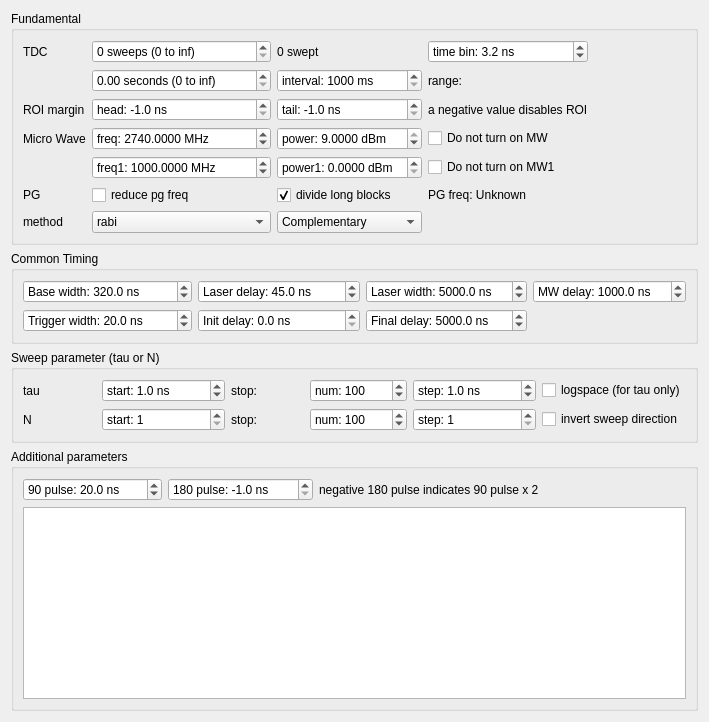
       <widget class="QWidget" name="mainTab">
        <attribute name="title">
         <string>Main</string>
        </attribute>
        <layout class="QVBoxLayout" name="verticalLayout">
         <item>
          <widget class="QGroupBox" name="groupBox_2">
           <property name="title">
            <string>Fundamental</string>
           </property>
           <layout class="QGridLayout" name="gridLayout_2">
            <item row="3" column="1">
             <widget class="QDoubleSpinBox" name="freqBox">
              <property name="sizePolicy">
               <sizepolicy hsizetype="MinimumExpanding" vsizetype="Fixed">
                <horstretch>0</horstretch>
                <verstretch>0</verstretch>
               </sizepolicy>
              </property>
              <property name="prefix">
               <string>freq: </string>
              </property>
              <property name="suffix">
               <string> MHz</string>
              </property>
              <property name="decimals">
               <number>4</number>
              </property>
              <property name="minimum">
               <double>1.000000000000000</double>
              </property>
              <property name="maximum">
               <double>3000.000000000000000</double>
              </property>
              <property name="singleStep">
               <double>100.000000000000000</double>
              </property>
              <property name="value">
               <double>2740.000000000000000</double>
              </property>
             </widget>
            </item>
            <item row="0" column="1">
             <widget class="QSpinBox" name="sweepsBox">
              <property name="enabled">
               <bool>true</bool>
              </property>
              <property name="sizePolicy">
               <sizepolicy hsizetype="MinimumExpanding" vsizetype="Fixed">
                <horstretch>0</horstretch>
                <verstretch>0</verstretch>
               </sizepolicy>
              </property>
              <property name="suffix">
               <string> sweeps (0 to inf)</string>
              </property>
              <property name="prefix">
               <string/>
              </property>
              <property name="minimum">
               <number>0</number>
              </property>
              <property name="maximum">
               <number>999999999</number>
              </property>
              <property name="value">
               <number>0</number>
              </property>
             </widget>
            </item>
            <item row="0" column="0">
             <widget class="QLabel" name="label">
              <property name="text">
               <string>TDC</string>
              </property>
             </widget>
            </item>
            <item row="6" column="1">
             <widget class="QComboBox" name="methodBox">
              <item>
               <property name="text">
                <string>rabi</string>
               </property>
              </item>
             </widget>
            </item>
            <item row="6" column="3">
             <widget class="QComboBox" name="partialBox">
              <property name="sizePolicy">
               <sizepolicy hsizetype="MinimumExpanding" vsizetype="Fixed">
                <horstretch>0</horstretch>
                <verstretch>0</verstretch>
               </sizepolicy>
              </property>
              <item>
               <property name="text">
                <string>Complementary</string>
               </property>
              </item>
              <item>
               <property name="text">
                <string>Pattern 0 only</string>
               </property>
              </item>
              <item>
               <property name="text">
                <string>Pattern 1 only</string>
               </property>
              </item>
             </widget>
            </item>
            <item row="1" column="3">
             <widget class="QSpinBox" name="intervalBox">
              <property name="sizePolicy">
               <sizepolicy hsizetype="MinimumExpanding" vsizetype="Preferred">
                <horstretch>0</horstretch>
                <verstretch>0</verstretch>
               </sizepolicy>
              </property>
              <property name="suffix">
               <string> ms</string>
              </property>
              <property name="prefix">
               <string>interval: </string>
              </property>
              <property name="minimum">
               <number>1000</number>
              </property>
              <property name="maximum">
               <number>999999999</number>
              </property>
              <property name="singleStep">
               <number>500</number>
              </property>
             </widget>
            </item>
            <item row="3" column="3">
             <widget class="QDoubleSpinBox" name="powerBox">
              <property name="sizePolicy">
               <sizepolicy hsizetype="MinimumExpanding" vsizetype="Fixed">
                <horstretch>0</horstretch>
                <verstretch>0</verstretch>
               </sizepolicy>
              </property>
              <property name="prefix">
               <string>power: </string>
              </property>
              <property name="suffix">
               <string> dBm</string>
              </property>
              <property name="decimals">
               <number>4</number>
              </property>
              <property name="minimum">
               <double>-65.000000000000000</double>
              </property>
              <property name="maximum">
               <double>9.000000000000000</double>
              </property>
              <property name="value">
               <double>9.000000000000000</double>
              </property>
             </widget>
            </item>
            <item row="0" column="7">
             <spacer name="horizontalSpacer_10">
              <property name="orientation">
               <enum>Qt::Horizontal</enum>
              </property>
              <property name="sizeHint" stdset="0">
               <size>
                <width>40</width>
                <height>20</height>
               </size>
              </property>
             </spacer>
            </item>
            <item row="3" column="0">
             <widget class="QLabel" name="label_6">
              <property name="text">
               <string>Micro Wave</string>
              </property>
             </widget>
            </item>
            <item row="2" column="3">
             <widget class="QDoubleSpinBox" name="roitailBox">
              <property name="prefix">
               <string>tail: </string>
              </property>
              <property name="suffix">
               <string> ns</string>
              </property>
              <property name="decimals">
               <number>1</number>
              </property>
              <property name="minimum">
               <double>-1.000000000000000</double>
              </property>
              <property name="maximum">
               <double>10000.000000000000000</double>
              </property>
              <property name="value">
               <double>-1.000000000000000</double>
              </property>
             </widget>
            </item>
            <item row="0" column="3">
             <widget class="QLabel" name="sweptLabel">
              <property name="text">
               <string>0 swept</string>
              </property>
             </widget>
            </item>
            <item row="2" column="0">
             <widget class="QLabel" name="label_10">
              <property name="text">
               <string>ROI margin</string>
              </property>
             </widget>
            </item>
            <item row="2" column="1">
             <widget class="QDoubleSpinBox" name="roiheadBox">
              <property name="prefix">
               <string>head: </string>
              </property>
              <property name="suffix">
               <string> ns</string>
              </property>
              <property name="decimals">
               <number>1</number>
              </property>
              <property name="minimum">
               <double>-1.000000000000000</double>
              </property>
              <property name="maximum">
               <double>10000.000000000000000</double>
              </property>
              <property name="value">
               <double>-1.000000000000000</double>
              </property>
             </widget>
            </item>
            <item row="5" column="0">
             <widget class="QLabel" name="label_12">
              <property name="text">
               <string>PG</string>
              </property>
             </widget>
            </item>
            <item row="1" column="4">
             <widget class="QLabel" name="rangeLabel">
              <property name="text">
               <string>range: </string>
              </property>
             </widget>
            </item>
            <item row="3" column="4">
             <widget class="QCheckBox" name="nomwBox">
              <property name="text">
               <string>Do not turn on MW</string>
              </property>
             </widget>
            </item>
            <item row="6" column="0">
             <widget class="QLabel" name="label_5">
              <property name="text">
               <string>method</string>
              </property>
             </widget>
            </item>
            <item row="5" column="3">
             <widget class="QCheckBox" name="divideblockBox">
              <property name="enabled">
               <bool>true</bool>
              </property>
              <property name="text">
               <string>divide long blocks</string>
              </property>
              <property name="checked">
               <bool>true</bool>
              </property>
             </widget>
            </item>
            <item row="1" column="1">
             <widget class="QDoubleSpinBox" name="durationBox">
              <property name="suffix">
               <string> seconds (0 to inf)</string>
              </property>
              <property name="maximum">
               <double>999999.000000000000000</double>
              </property>
             </widget>
            </item>
            <item row="5" column="4">
             <widget class="QLabel" name="pgfreqLabel">
              <property name="text">
               <string>PG freq: Unknown</string>
              </property>
             </widget>
            </item>
            <item row="0" column="4">
             <widget class="QDoubleSpinBox" name="binBox">
              <property name="sizePolicy">
               <sizepolicy hsizetype="MinimumExpanding" vsizetype="Fixed">
                <horstretch>0</horstretch>
                <verstretch>0</verstretch>
               </sizepolicy>
              </property>
              <property name="prefix">
               <string>time bin: </string>
              </property>
              <property name="suffix">
               <string> ns</string>
              </property>
              <property name="decimals">
               <number>1</number>
              </property>
              <property name="minimum">
               <double>0.100000000000000</double>
              </property>
              <property name="maximum">
               <double>999999999.000000000000000</double>
              </property>
              <property name="value">
               <double>3.200000000000000</double>
              </property>
             </widget>
            </item>
            <item row="5" column="1">
             <widget class="QCheckBox" name="reduceBox">
              <property name="text">
               <string>reduce pg freq</string>
              </property>
             </widget>
            </item>
            <item row="2" column="4">
             <widget class="QLabel" name="label_11">
              <property name="text">
               <string>a negative value disables ROI</string>
              </property>
             </widget>
            </item>
            <item row="4" column="1">
             <widget class="QDoubleSpinBox" name="freq1Box">
              <property name="prefix">
               <string>freq1: </string>
              </property>
              <property name="suffix">
               <string> MHz</string>
              </property>
              <property name="decimals">
               <number>4</number>
              </property>
              <property name="maximum">
               <double>10000.000000000000000</double>
              </property>
              <property name="value">
               <double>1000.000000000000000</double>
              </property>
             </widget>
            </item>
            <item row="4" column="3">
             <widget class="QDoubleSpinBox" name="power1Box">
              <property name="prefix">
               <string>power1: </string>
              </property>
              <property name="suffix">
               <string> dBm</string>
              </property>
              <property name="decimals">
               <number>4</number>
              </property>
             </widget>
            </item>
            <item row="4" column="4">
             <widget class="QCheckBox" name="nomw1Box">
              <property name="text">
               <string>Do not turn on MW1</string>
              </property>
             </widget>
            </item>
           </layout>
          </widget>
         </item>
         <item>
          <widget class="QGroupBox" name="groupBox">
           <property name="title">
            <string>Common Timing</string>
           </property>
           <layout class="QGridLayout" name="gridLayout_6">
            <item row="1" column="3">
             <widget class="QDoubleSpinBox" name="mdelayBox">
              <property name="prefix">
               <string>MW delay: </string>
              </property>
              <property name="suffix">
               <string> ns</string>
              </property>
              <property name="decimals">
               <number>1</number>
              </property>
              <property name="maximum">
               <double>999999999.000000000000000</double>
              </property>
              <property name="singleStep">
               <double>0.500000000000000</double>
              </property>
              <property name="value">
               <double>1000.000000000000000</double>
              </property>
             </widget>
            </item>
            <item row="1" column="1">
             <widget class="QDoubleSpinBox" name="ldelayBox">
              <property name="prefix">
               <string>Laser delay: </string>
              </property>
              <property name="suffix">
               <string> ns</string>
              </property>
              <property name="decimals">
               <number>1</number>
              </property>
              <property name="maximum">
               <double>999999999.000000000000000</double>
              </property>
              <property name="singleStep">
               <double>0.500000000000000</double>
              </property>
              <property name="value">
               <double>45.000000000000000</double>
              </property>
             </widget>
            </item>
            <item row="1" column="2">
             <widget class="QDoubleSpinBox" name="lwidthBox">
              <property name="prefix">
               <string>Laser width: </string>
              </property>
              <property name="suffix">
               <string> ns</string>
              </property>
              <property name="decimals">
               <number>1</number>
              </property>
              <property name="maximum">
               <double>999999999.000000000000000</double>
              </property>
              <property name="singleStep">
               <double>0.500000000000000</double>
              </property>
              <property name="value">
               <double>5000.000000000000000</double>
              </property>
             </widget>
            </item>
            <item row="1" column="0">
             <widget class="QDoubleSpinBox" name="basewidthBox">
              <property name="prefix">
               <string>Base width: </string>
              </property>
              <property name="suffix">
               <string> ns</string>
              </property>
              <property name="decimals">
               <number>1</number>
              </property>
              <property name="maximum">
               <double>999999999.000000000000000</double>
              </property>
              <property name="singleStep">
               <double>0.500000000000000</double>
              </property>
              <property name="value">
               <double>320.000000000000000</double>
              </property>
             </widget>
            </item>
            <item row="2" column="0">
             <widget class="QDoubleSpinBox" name="trigwidthBox">
              <property name="prefix">
               <string>Trigger width: </string>
              </property>
              <property name="suffix">
               <string> ns</string>
              </property>
              <property name="decimals">
               <number>1</number>
              </property>
              <property name="minimum">
               <double>0.000000000000000</double>
              </property>
              <property name="maximum">
               <double>999999999.000000000000000</double>
              </property>
              <property name="singleStep">
               <double>0.500000000000000</double>
              </property>
              <property name="value">
               <double>20.000000000000000</double>
              </property>
             </widget>
            </item>
            <item row="2" column="2">
             <widget class="QDoubleSpinBox" name="finaldelayBox">
              <property name="prefix">
               <string>Final delay: </string>
              </property>
              <property name="suffix">
               <string> ns</string>
              </property>
              <property name="decimals">
               <number>1</number>
              </property>
              <property name="maximum">
               <double>999999999.000000000000000</double>
              </property>
              <property name="singleStep">
               <double>0.500000000000000</double>
              </property>
              <property name="value">
               <double>5000.000000000000000</double>
              </property>
             </widget>
            </item>
            <item row="2" column="1">
             <widget class="QDoubleSpinBox" name="initdelayBox">
              <property name="prefix">
               <string>Init delay: </string>
              </property>
              <property name="suffix">
               <string> ns</string>
              </property>
              <property name="decimals">
               <number>1</number>
              </property>
              <property name="maximum">
               <double>999999999.000000000000000</double>
              </property>
              <property name="singleStep">
               <double>0.500000000000000</double>
              </property>
             </widget>
            </item>
           </layout>
          </widget>
         </item>
         <item>
          <widget class="QGroupBox" name="groupBox_5">
           <property name="title">
            <string>Sweep parameter (tau or N)</string>
           </property>
           <layout class="QGridLayout" name="gridLayout_3">
            <item row="1" column="5">
             <widget class="QCheckBox" name="invertsweepBox">
              <property name="text">
               <string>invert sweep direction</string>
              </property>
             </widget>
            </item>
            <item row="0" column="4">
             <widget class="QDoubleSpinBox" name="stepBox">
              <property name="prefix">
               <string>step: </string>
              </property>
              <property name="suffix">
               <string> ns</string>
              </property>
              <property name="decimals">
               <number>1</number>
              </property>
              <property name="maximum">
               <double>100000000.000000000000000</double>
              </property>
              <property name="singleStep">
               <double>0.500000000000000</double>
              </property>
              <property name="value">
               <double>1.000000000000000</double>
              </property>
             </widget>
            </item>
            <item row="1" column="2">
             <widget class="QLabel" name="NstopLabel">
              <property name="text">
               <string>stop:</string>
              </property>
              <property name="alignment">
               <set>Qt::AlignLeading|Qt::AlignLeft|Qt::AlignVCenter</set>
              </property>
             </widget>
            </item>
            <item row="0" column="3">
             <widget class="QSpinBox" name="numBox">
              <property name="suffix">
               <string/>
              </property>
              <property name="prefix">
               <string>num: </string>
              </property>
              <property name="minimum">
               <number>1</number>
              </property>
              <property name="maximum">
               <number>999999999</number>
              </property>
              <property name="value">
               <number>100</number>
              </property>
             </widget>
            </item>
            <item row="0" column="1">
             <widget class="QDoubleSpinBox" name="startBox">
              <property name="prefix">
               <string>start: </string>
              </property>
              <property name="suffix">
               <string> ns</string>
              </property>
              <property name="decimals">
               <number>1</number>
              </property>
              <property name="maximum">
               <double>100000000.000000000000000</double>
              </property>
              <property name="singleStep">
               <double>0.500000000000000</double>
              </property>
              <property name="value">
               <double>1.000000000000000</double>
              </property>
             </widget>
            </item>
            <item row="1" column="4">
             <widget class="QSpinBox" name="NstepBox">
              <property name="suffix">
               <string/>
              </property>
              <property name="prefix">
               <string>step: </string>
              </property>
              <property name="minimum">
               <number>1</number>
              </property>
              <property name="maximum">
               <number>9999999</number>
              </property>
              <property name="value">
               <number>1</number>
              </property>
             </widget>
            </item>
            <item row="0" column="2">
             <widget class="QLabel" name="stopLabel">
              <property name="text">
               <string>stop:</string>
              </property>
              <property name="alignment">
               <set>Qt::AlignLeading|Qt::AlignLeft|Qt::AlignVCenter</set>
              </property>
             </widget>
            </item>
            <item row="0" column="0">
             <widget class="QLabel" name="label_9">
              <property name="text">
               <string>tau</string>
              </property>
             </widget>
            </item>
            <item row="1" column="1">
             <widget class="QSpinBox" name="NstartBox">
              <property name="suffix">
               <string/>
              </property>
              <property name="prefix">
               <string>start: </string>
              </property>
              <property name="minimum">
               <number>1</number>
              </property>
              <property name="maximum">
               <number>9999999</number>
              </property>
             </widget>
            </item>
            <item row="1" column="3">
             <widget class="QSpinBox" name="NnumBox">
              <property name="suffix">
               <string/>
              </property>
              <property name="prefix">
               <string>num: </string>
              </property>
              <property name="minimum">
               <number>2</number>
              </property>
              <property name="maximum">
               <number>999999999</number>
              </property>
              <property name="value">
               <number>100</number>
              </property>
             </widget>
            </item>
            <item row="0" column="5">
             <widget class="QCheckBox" name="logBox">
              <property name="text">
               <string>logspace (for tau only)</string>
              </property>
             </widget>
            </item>
            <item row="1" column="0">
             <widget class="QLabel" name="label_4">
              <property name="text">
               <string>N</string>
              </property>
             </widget>
            </item>
           </layout>
          </widget>
         </item>
         <item>
          <widget class="QGroupBox" name="groupBox_4">
           <property name="title">
            <string>Additional parameters</string>
           </property>
           <layout class="QVBoxLayout" name="verticalLayout_4">
            <item>
             <layout class="QHBoxLayout" name="horizontalLayout_3">
              <item>
               <widget class="QDoubleSpinBox" name="t90pulseBox">
                <property name="prefix">
                 <string>90 pulse: </string>
                </property>
                <property name="suffix">
                 <string> ns</string>
                </property>
                <property name="decimals">
                 <number>1</number>
                </property>
                <property name="maximum">
                 <double>10000.000000000000000</double>
                </property>
                <property name="value">
                 <double>20.000000000000000</double>
                </property>
               </widget>
              </item>
              <item>
               <widget class="QDoubleSpinBox" name="t180pulseBox">
                <property name="prefix">
                 <string>180 pulse: </string>
                </property>
                <property name="suffix">
                 <string> ns</string>
                </property>
                <property name="decimals">
                 <number>1</number>
                </property>
                <property name="minimum">
                 <double>-1.000000000000000</double>
                </property>
                <property name="maximum">
                 <double>10000.000000000000000</double>
                </property>
                <property name="value">
                 <double>-1.000000000000000</double>
                </property>
               </widget>
              </item>
              <item>
               <widget class="QLabel" name="label_13">
                <property name="text">
                 <string>negative 180 pulse indicates 90 pulse x 2</string>
                </property>
               </widget>
              </item>
              <item>
               <spacer name="horizontalSpacer_5">
                <property name="orientation">
                 <enum>Qt::Horizontal</enum>
                </property>
                <property name="sizeHint" stdset="0">
                 <size>
                  <width>40</width>
                  <height>20</height>
                 </size>
                </property>
               </spacer>
              </item>
             </layout>
            </item>
            <item>
             <widget class="ParamTable" name="paramTable"/>
            </item>
           </layout>
          </widget>
         </item>
        </layout>
       </widget>
